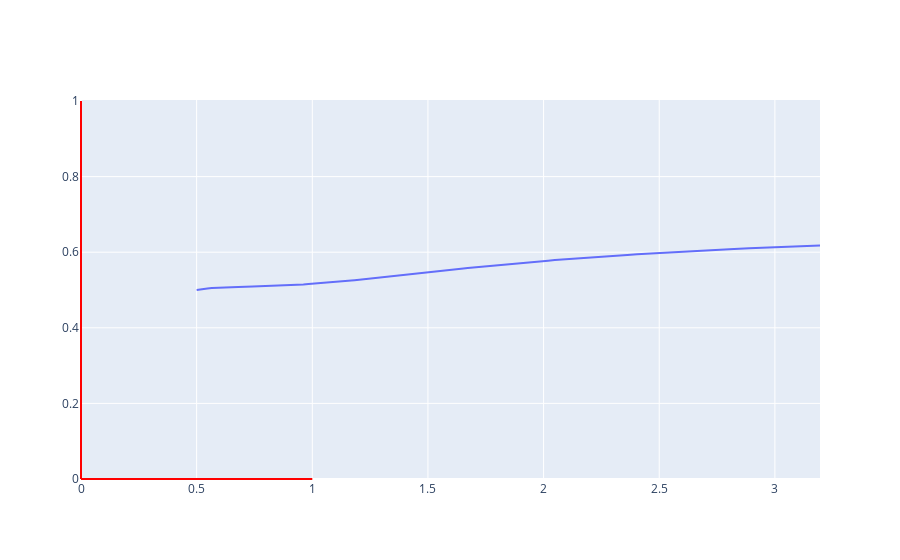

The code cell stored with this chart in its notebook:
### Code cell
fig_vc = go.Figure()
fig_vc.add_shape(
    type="line",
    x0=0,
    y0=0.0,
    x1=1,
    y1=0.0,
    line=dict(color="red", width=2),
)
fig_vc.add_shape(
    type="line",
    x0=0,
    y0=1.0,
    x1=0,
    y1=0.0,
    line=dict(color="red", width=2),
)

fig_vc.add_trace(go.Scatter(x=v, y=c, mode='lines', name='vc'))
fig_vc.show()
